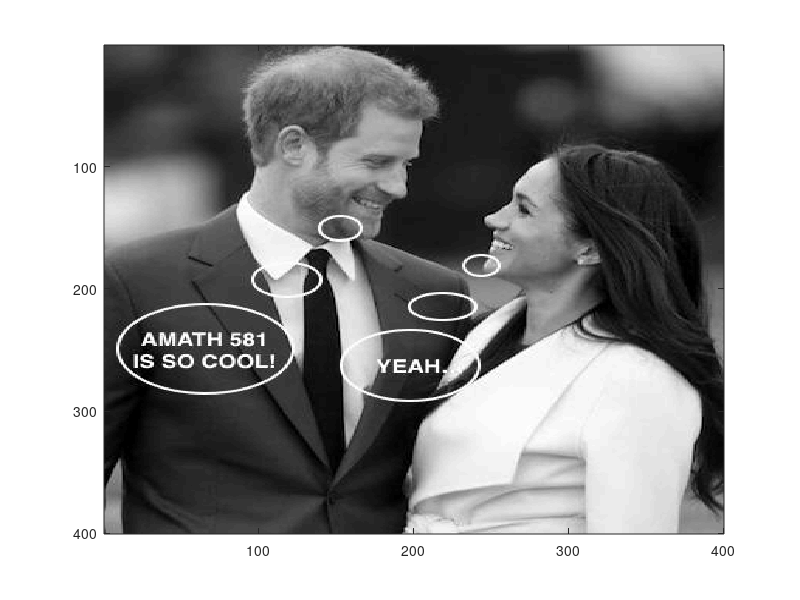

Recreate this plot in MATLAB.
clear all; close all; clc;

% Problem 1

% n = 8;
% N = n^2;
% L = 10;
% 
% del = (L + L)/n;
% 
% % For matrix A
% 
% e0 = zeros(N, 1);
% e1 = ones(N, 1);
% 
% % set index 8, 16, 24 as 1s, others keep to be 0s
% e2 = e0;
% e2(mod(1:N, n) == 0) = 1;
% 
% 
% % set index 1, 9, 17... as 0s, others keep to be 1s. 
% e3 = e1;
% e3(mod(0:N-1, n) == 0) = 0;
% 
% diag = [e3 e2 e1 e1];
% idx = [1 n-1 n N-n];
% 
% % construct the diag and index of corresponding diags of A
% diag_A = [rot90(diag, 2) -4*e1 diag];
% idx_A = [-fliplr(idx) 0 idx];
% 
% A = (1/del^2) * spdiags(diag_A, idx_A, N, N);
% 
% % For matrix B
% 
% idx = [n N-n];
% 
% % construct the diag and index of corresponding diags of B
% diag_B = [e1 -e1 e1 -e1];
% idx_B = [-fliplr(idx) idx];
% 
% B = (1/(2*del)) * spdiags(diag_B, idx_B, N, N);
% 
% % For matrix C
% 
% diag = [e3 -e2];
% idx = [1, n-1];
% 
% % construct the diag and index of corresponding diags of C
% diag_C = [-1*rot90(diag, 2) diag];
% idx_C = [-fliplr(idx) idx];
% 
% C = (1/(2*del)) * spdiags(diag_C, idx_C, N, N);
% 
% A1 = full(A);
% A2 = full(B);
% A3 = full(C);

% Problem 2

load("Fmat.mat"); load("permvec.mat")

% This is the center matrix of the encryption
centerEct = Fmat(161:240, 161:240);

% how many blocks
blockNum = length(permvec);

% how many blocks for row/column
num = sqrt(blockNum);

% 20*20 
blockSize = size(centerEct, 1) / num;

% make up the center matrix of the decryption
centerDct = zeros(size(centerEct));

% get the row and col indexes for permvec
sz = [num, num];
[per_row, per_col] = ind2sub(sz, permvec);
[cen_row, cen_col] = ind2sub(sz, 1:blockNum);

% now construct the decrypt center matrix
for i = 1:blockNum
    
    % row and col index of given in permvec 
    per_rowIdx = (per_row(i)*blockSize - (blockSize-1)) : per_row(i)*blockSize; 
    per_colIdx = (per_col(i)*blockSize - (blockSize-1)) : per_col(i)*blockSize;
    
    % row and col index should replace in the decrypt center matrix
    cen_rowIdx = (cen_row(i)*blockSize - (blockSize-1)) : cen_row(i)*blockSize; 
    cen_colIdx = (cen_col(i)*blockSize - (blockSize-1)) : cen_col(i)*blockSize; 
    
    centerDct(cen_rowIdx, cen_colIdx) = centerEct(per_rowIdx, per_colIdx);
    
end

% Construct the decrypt Fourier matrix
Dmat = Fmat;
Dmat(161:240, 161:240) = centerDct;

% shift the permuted matrix, and get the reconstructed image matrix
Drmat = ifftshift(Dmat);
reconst = abs(ifft2(Drmat));

% Plot
set(gcf,'colormap',gray);
imagesc(uint8(reconst));
    
A4 = abs(Dmat);
A5 = reconst;
